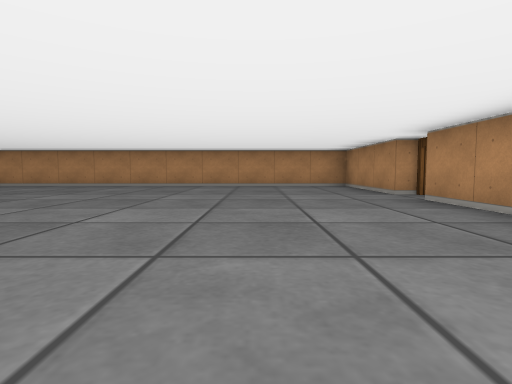
View 1 (above)

24 first-person views from a walk through a cub3D maze. The camera is about half as high as the walls, tilts 4° down and sees 80° across. The floor is counted in squares. Each view is taken from the middle of a square. On the plan, view 1 faces up. The plan holds only what a view shows up to about 9 squares ahead; the rest is blank.

View 2
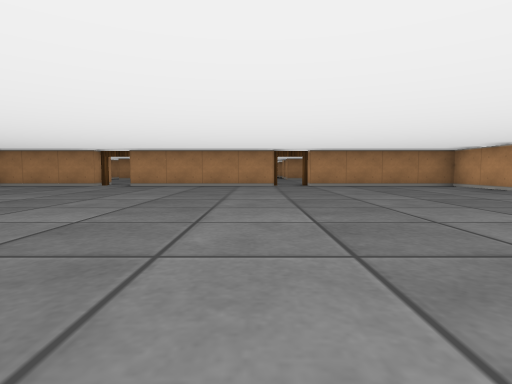

View 3
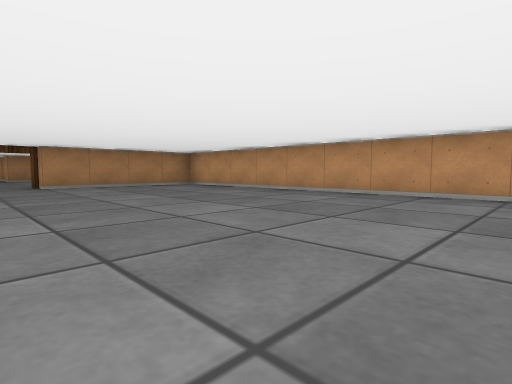

View 4
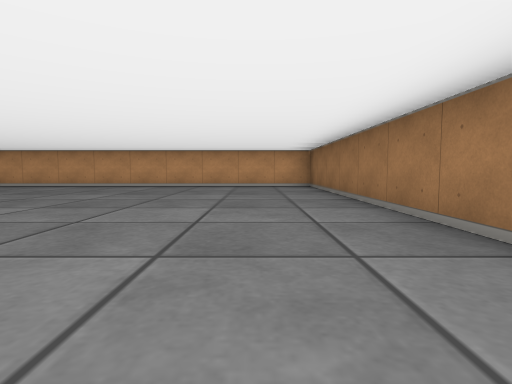

View 5
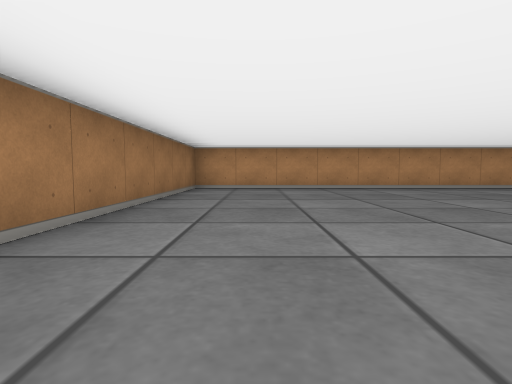

View 6
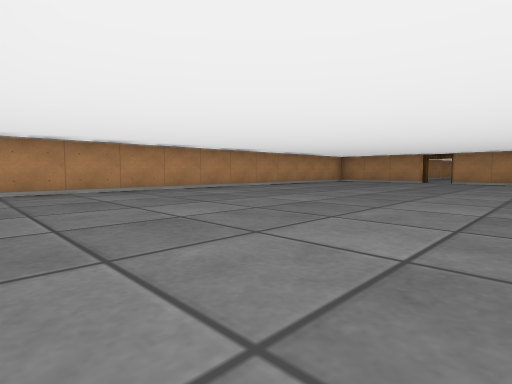

View 7
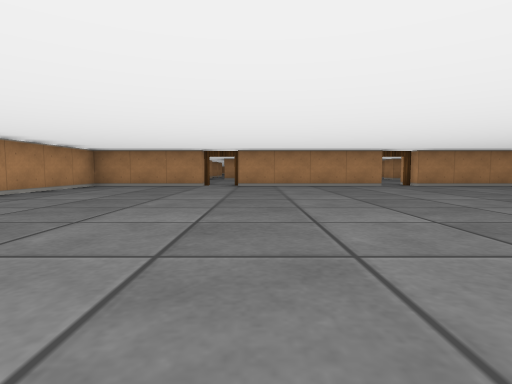

View 8
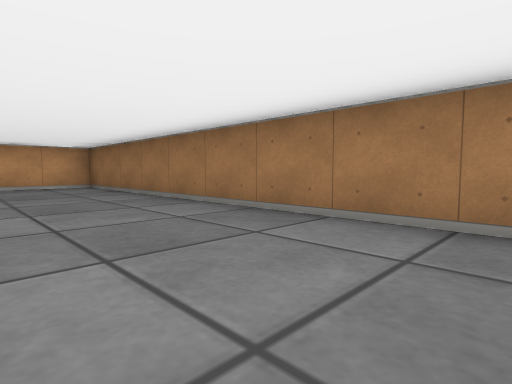

View 9
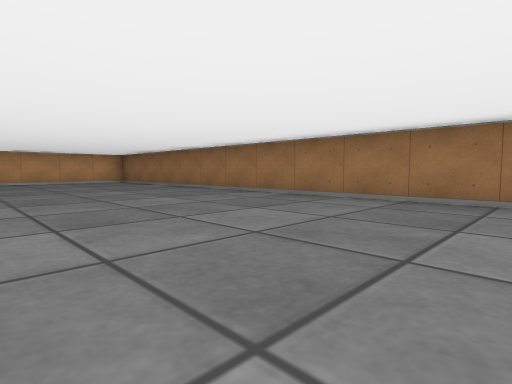

View 10
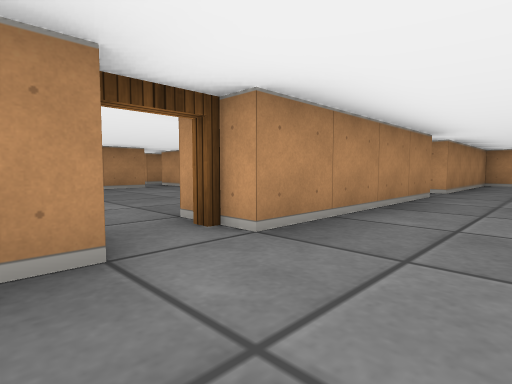

View 11
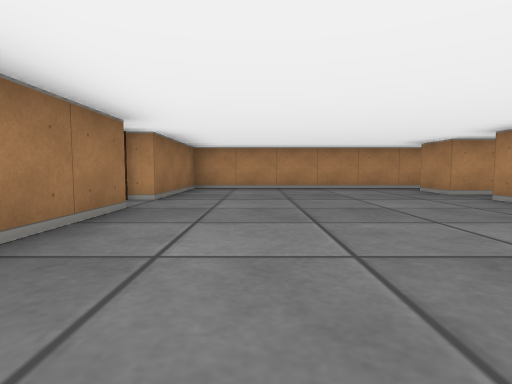

View 12
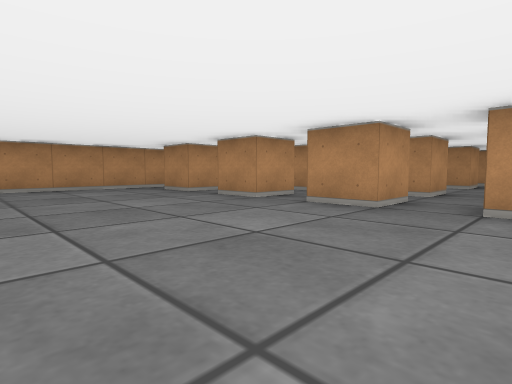

View 13
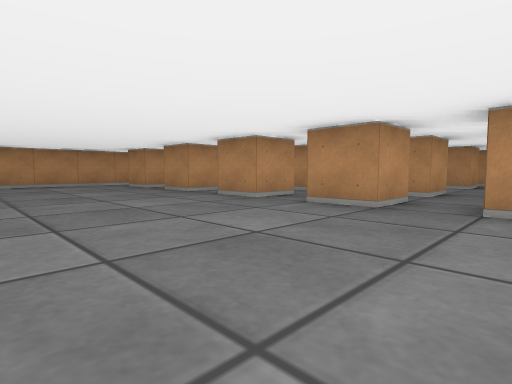

View 14
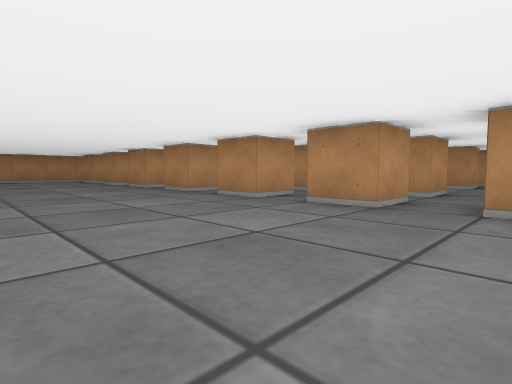

View 15
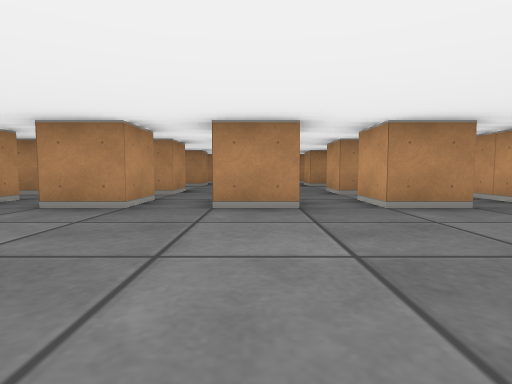

View 16
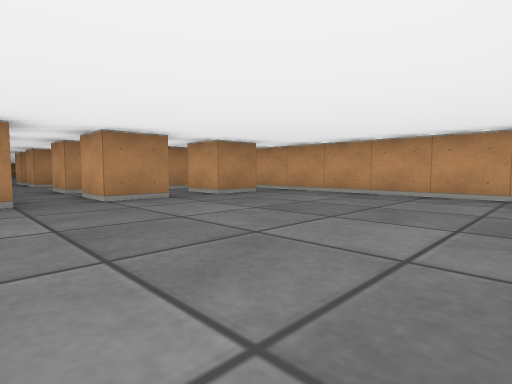

View 17
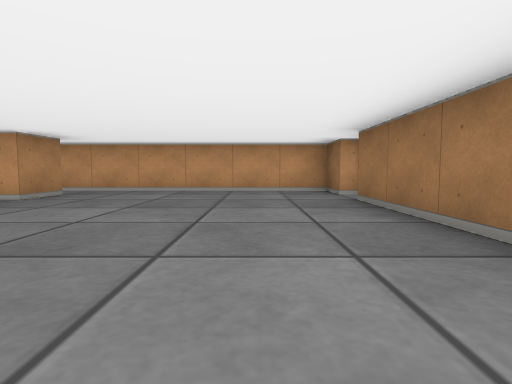

View 18
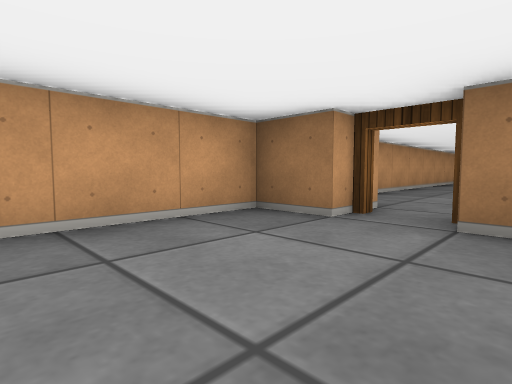

View 19
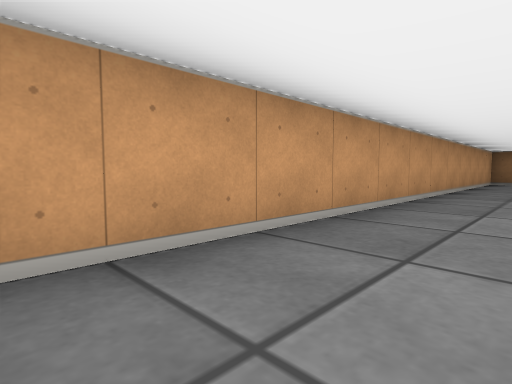

View 20
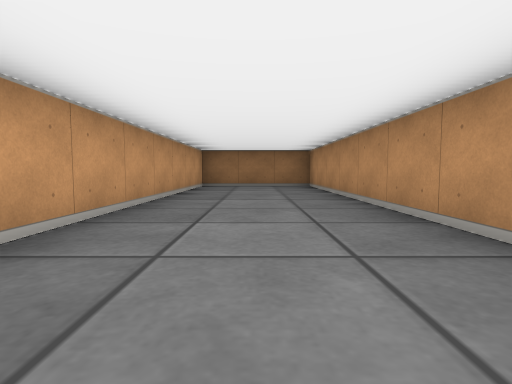

View 21
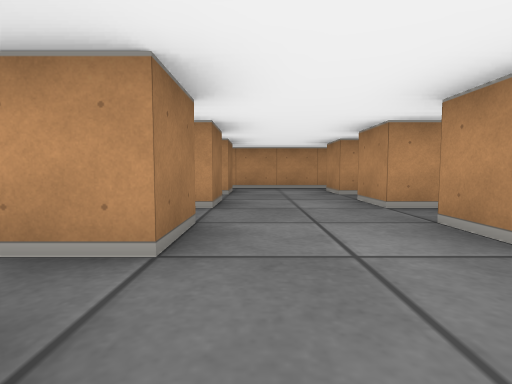

View 22
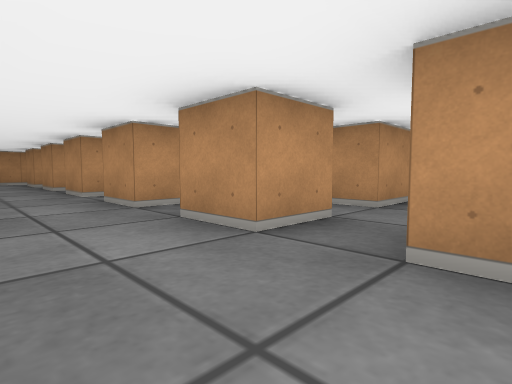

View 23
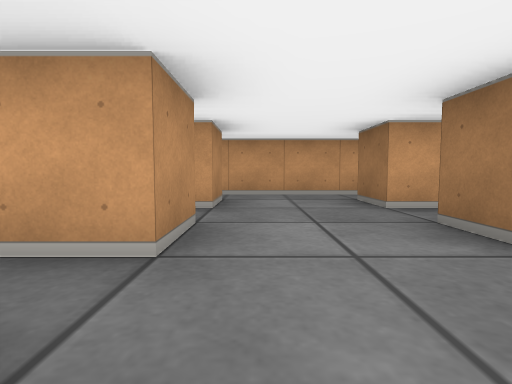

View 24
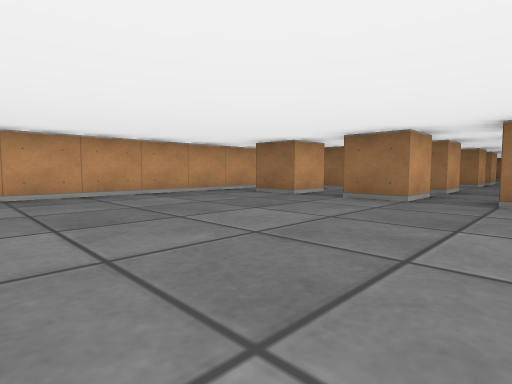

### Floor plan
Points are (right, up) in squares from view 1. A wall is a line through its corners. A room is listed if a view was taken in it or the views show most of it. See-through windows are left out.
Room 1 (views 1, 2, 3, 4, 5, 6, 7, 8, 9, 10)
walls: (2.5, 0.4) (2.5, 4.5); (2.5, 5.5) (2.5, 8.5) (-9.5, 8.5) (-9.5, -4.5) (2.5, -4.5) (2.5, -0.5)
ways out: open door at (3, 0) to room 2; open door at (3, 5) to room 2
Room 2 (views 11, 12, 13, 14, 15, 16, 17, 18, 21, 22, 23, 24)
walls: (16.6, -1.5) (15.5, -1.5) (15.5, -0.9); (14.5, 0.5) (13.5, 0.5) (13.5, 1.5); (14.6, -1.5) (13.5, -1.5) (13.5, -0.5); (14.5, 2.5) (13.5, 2.5) (13.5, 3.5); (14.5, -3.5) (13.5, -3.5) (13.5, -2.5); (15.4, -4.5) (16.5, -4.5) (16.5, -5.5); (14.1, 4.5) (13.5, 4.5) (13.5, 5.5); (15.5, -6.5) (16.5, -6.5) (16.5, -7.5); (11.5, 0.5) (10.5, 0.5) (10.5, 0.9); (13.5, -5.5) (13.5, -4.5) (14.5, -4.5) (14.5, -4.9); (14.5, -6.5) (14.5, -7.2); (11.5, -3.5) (10.5, -3.5) (10.5, -3.1); (11.5, 3.5) (11.5, 2.5) (10.5, 2.5) (10.5, 3.4); (13.5, 6.5) (13.5, 7.5); (10.5, -1.1) (10.5, -0.6); (15.5, -8.5) (20.6, -8.5); (11.5, 5.5) (11.5, 4.5); (13.5, -7.5) (13.5, -6.5) (14, -6.5); (9.6, 0.5) (8.5, 0.5) (8.5, 1.5) (9.2, 1.5); (9.6, -1.5) (8.5, -1.5) (8.5, -0.5); (10.4, -4.5) (11.5, -4.5) (11.5, -5.5); (9.6, 2.5) (8.5, 2.5) (8.5, 3.5); (10.5, 4.9) (10.5, 5.4); (13.8, 8.5) (11.4, 8.5); (9.6, -3.5) (8.5, -3.5) (8.5, -2.5); (9.6, 4.5) (8.5, 4.5) (8.5, 5.5); (11.5, 7.5) (11.5, 6.5); (10.5, -7.2) (10.5, -6.5) (11.5, -6.5) (11.5, -7.5); (9.4, 6.5) (8.5, 6.5) (8.5, 7.5); (8.5, -5.6) (8.5, -4.5) (9.5, -4.5); (8.5, -7.6) (8.5, -6.5) (9.5, -6.5); (9.1, 8.5) (3.5, 8.5) (3.5, 5.5); (3.5, -3.8) (3.5, -6.5); (3.5, 4.5) (3.5, 2.8); (3.5, -7.5) (3.5, -8.5) (13.6, -8.5)
ways out: open door at (3, 0) to room 1; open door at (3, 5) to room 1; open door at (3, -7) to room 3
Room 3 (views 19, 20)
walls: (-2.8, -5.5) (-9.5, -5.5) (-9.5, -8.5) (2, -8.5)
ways out: open door at (3, -7) to room 2

Positions as (right, up) in squares from view 1, and headings:
1: (0, 0), facing up
2: (-6, 1), facing right
3: (-6, 1), facing down-right
4: (-8, 4), facing down
5: (-8, 1), facing up
6: (-9, 2), facing up-right
7: (-6, 4), facing right
8: (-7, 4), facing down-left
9: (-5, 7), facing down-left
10: (1, 6), facing down-right
11: (5, 1), facing up
12: (5, 1), facing up-right
13: (5, -1), facing up-right
14: (5, -5), facing up-right
15: (5, -5), facing right
16: (4, -3), facing down-right
17: (5, -2), facing down
18: (6, -6), facing down-left
19: (2, -7), facing down-left
20: (-1, -7), facing left
21: (12, 1), facing up
22: (12, -3), facing up-right
23: (13, -3), facing down
24: (21, -3), facing down-left
